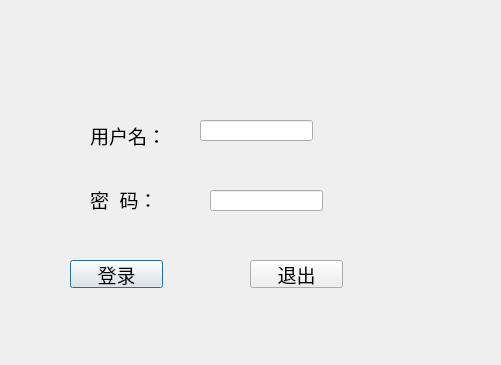
<?xml version="1.0" encoding="UTF-8"?>
<ui version="4.0">
 <class>LoginDialog</class>
 <widget class="QDialog" name="LoginDialog">
  <property name="geometry">
   <rect>
    <x>0</x>
    <y>0</y>
    <width>501</width>
    <height>365</height>
   </rect>
  </property>
  <property name="windowTitle">
   <string>Dialog</string>
  </property>
  <widget class="QLabel" name="label">
   <property name="geometry">
    <rect>
     <x>90</x>
     <y>110</y>
     <width>101</width>
     <height>51</height>
    </rect>
   </property>
   <property name="font">
    <font>
     <pointsize>14</pointsize>
    </font>
   </property>
   <property name="text">
    <string>用户名：</string>
   </property>
  </widget>
  <widget class="QLineEdit" name="usrLineEdit">
   <property name="geometry">
    <rect>
     <x>200</x>
     <y>120</y>
     <width>113</width>
     <height>21</height>
    </rect>
   </property>
  </widget>
  <widget class="QLabel" name="label_2">
   <property name="geometry">
    <rect>
     <x>90</x>
     <y>184</y>
     <width>91</width>
     <height>31</height>
    </rect>
   </property>
   <property name="font">
    <font>
     <pointsize>14</pointsize>
    </font>
   </property>
   <property name="text">
    <string>密  码：</string>
   </property>
  </widget>
  <widget class="QLineEdit" name="pwdLineEdit">
   <property name="geometry">
    <rect>
     <x>210</x>
     <y>190</y>
     <width>113</width>
     <height>21</height>
    </rect>
   </property>
  </widget>
  <widget class="QPushButton" name="loginButton">
   <property name="geometry">
    <rect>
     <x>70</x>
     <y>260</y>
     <width>93</width>
     <height>28</height>
    </rect>
   </property>
   <property name="font">
    <font>
     <pointsize>14</pointsize>
    </font>
   </property>
   <property name="text">
    <string>登录</string>
   </property>
  </widget>
  <widget class="QPushButton" name="exitButton">
   <property name="geometry">
    <rect>
     <x>250</x>
     <y>260</y>
     <width>93</width>
     <height>28</height>
    </rect>
   </property>
   <property name="font">
    <font>
     <pointsize>14</pointsize>
    </font>
   </property>
   <property name="text">
    <string>退出</string>
   </property>
  </widget>
 </widget>
 <resources/>
 <connections>
  <connection>
   <sender>exitButton</sender>
   <signal>clicked()</signal>
   <receiver>LoginDialog</receiver>
   <slot>close()</slot>
   <hints>
    <hint type="sourcelabel">
     <x>296</x>
     <y>273</y>
    </hint>
    <hint type="destinationlabel">
     <x>250</x>
     <y>182</y>
    </hint>
   </hints>
  </connection>
 </connections>
</ui>
